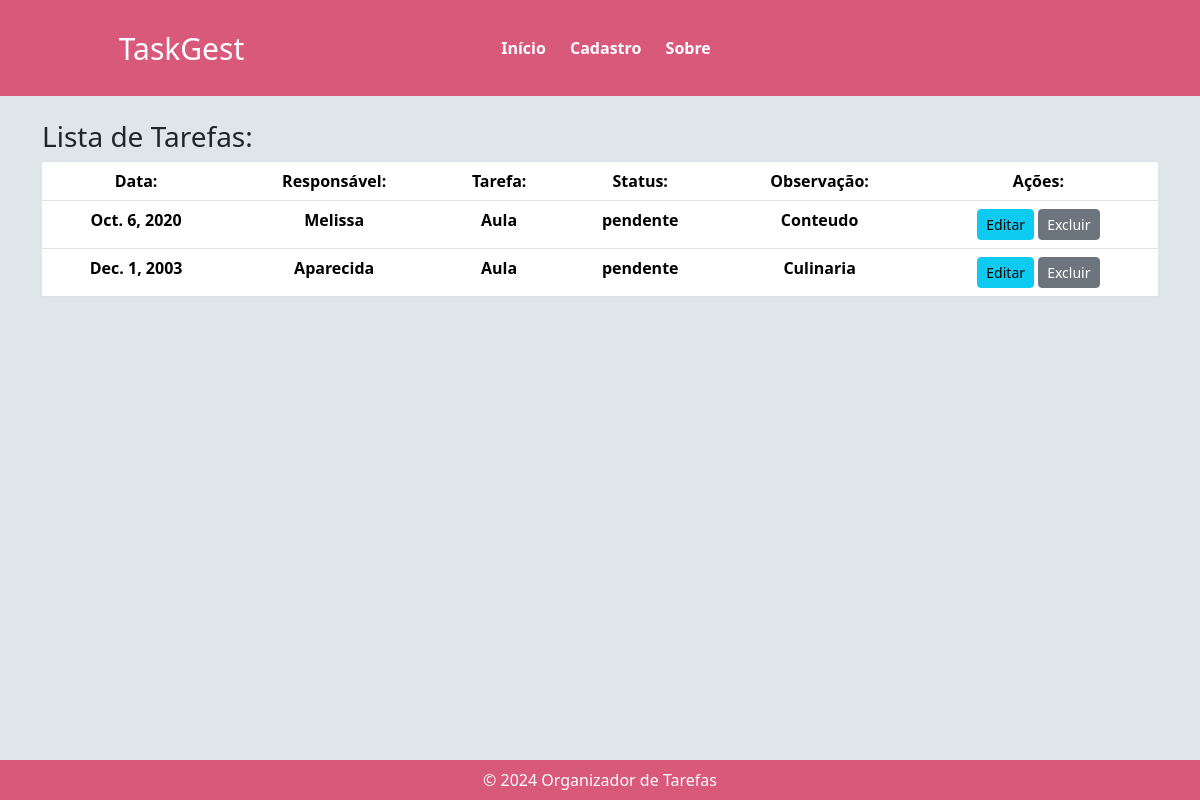
Page /tarefas/ on the earlier database version.
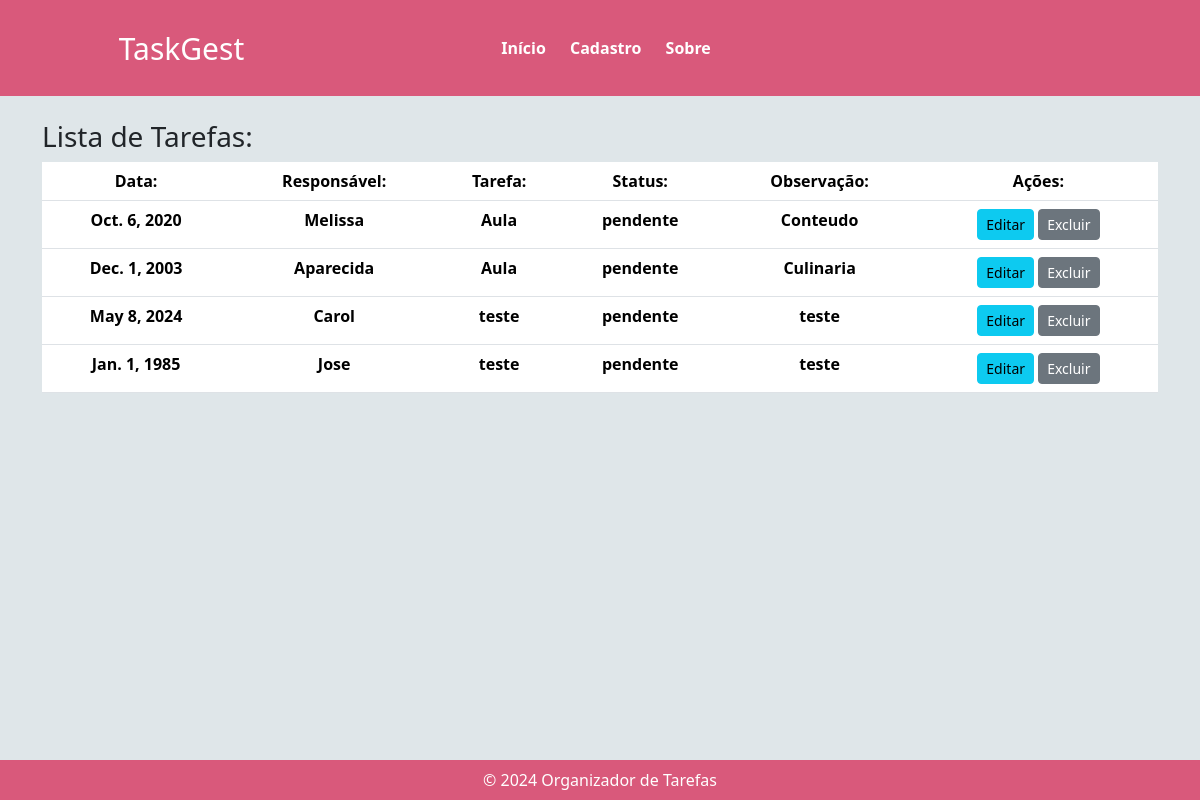
Same page on the later database version.
### cadastro/models.py (models this page shows)
class Tarefas(models.Model):
    STATUS_CHOICES = [
        ('pendente', 'Pendente'),
        ('em_progresso', 'Em Progresso'),
        ('concluida', 'Concluída'),
    ]
    tarefa = models.CharField(max_length=50, null=False, blank=False)
    observacao = models.CharField(max_length=240, null=False, blank=False)
    data = models.DateField()
    responsavel = models.CharField(max_length=50, null=False, blank=False)
    status = models.CharField(max_length=50, choices=STATUS_CHOICES, default='pendente', null=False, blank=False)

### cadastro/views.py (the view)
# urls.py: path('tarefas/', TarefasListView.as_view(), name='tarefas_list'),
class TarefasListView(ListView):
    model = Tarefas

### cadastro/templates/cadastro/tarefas_list.html
{% extends 'base.html' %}
{% block content %}
        <div class="container">
            <br>
        <h3> Lista de Tarefas:</h3>
            <table class="table text-center">
              <thead class="thead-light">
                <tr>
                    <th scope="col">Data:</th>
                    <th scope="col">Responsável:</th>
                    <th scope="col">Tarefa:</th>
                    <th scope="col">Status:</th>
                    <th scope="col">Observação:</th>
                    <th scope="col">Ações:</th>
              </thead>
              <tbody>
               {% for tarefa in tarefas_list %}
                    <tr>
                        <th>{{ tarefa.data }}</th>
                        <th>{{ tarefa.responsavel }}</th>
                        <th>{{ tarefa.tarefa }}</th>
                        <th>{{ tarefa.status }}</th>
                        <th>{{ tarefa.observacao}}</th>
                        <th>
                            <a href="{% url 'tarefas_edicao' tarefa.pk %}" class="btn btn-info btn-sm">Editar</a>
                             <a href="{% url 'tarefas_delete' tarefa.pk %}" class="btn btn-secondary btn-sm">Excluir</a>
                        </th>
                    </tr>
                    {% endfor %}
              </tbody>
            </table>
</div>
{% endblock %}

### cadastro/templates/base.html (shortened to what this page needs)
{% load static %}
{% load bootstrap5 %}
{% bootstrap_css %}
<!DOCTYPE html>
<html lang="en">
<head>
    <link rel="stylesheet" href="{% static 'cadastro/css/styles.css' %}">
</head>
<body>
    {% include 'componentes/header.html'%}
    <main>
        {% block content %}{% endblock %}
    </main>
    {% include 'componentes/footer.html'%}
</body>
</html>

### cadastro/templates/componentes/header.html (shortened to what this page needs)
<header>
    <nav class="navbar menu">
        <div class="container">
            <div class="col-3">
                <a class="navbar-brand meu_titulo display-8" href="{% url 'tarefas_list' %}">TaskGest</a>
            </div>
            <div class="col-5 d-flex justify-content-sm-center mt-3">
                <ul>
                    <li><a href="{% url 'tarefas_list' %}">Início</a></li>
                    <li><a href="{% url 'tarefas_form' %}">Cadastro</a></li>
                    <li><a href="{% url 'sobre' %}">Sobre</a></li>
                </ul>
            </div>
        </div>
    </nav>
</header>

### cadastro/templates/componentes/footer.html
 <footer class="fixed-bottom">
       <nav class="navbar fixed-bottom navbar-light justify-content-sm-center" style="background-color: #D9597B; color: #ffffff;">
          <a>&copy; 2024 Organizador de Tarefas</a>
        </nav>
 </footer>

### cadastro/static/cadastro/css/styles.css (style rules this page uses)
* { margin: 0; padding: 0; border: 0; }
.menu { margin: 0; padding: 0; background-color: #D9597B; text-align: center; padding: 20px; }
.menu li { display: inline; margin-right: 20px; }
.menu li a { text-decoration: none; color: #fff; font-weight: bold; }
.meu_titulo { margin: 0; padding: 5px; color: #fff; text-align: center; font-size: 30px; }
body { background-color: #dfe6e9 !important; }
nav { background-color: #D9597B; }
.fixed-bottom { background-color: #D9597B; }

Differences in the rows shown:
added Tarefas: data "May 8, 2024", responsavel "Carol", tarefa "teste", status "pendente", observacao "teste"
added Tarefas: data "Jan. 1, 1985", responsavel "Jose", tarefa "teste", status "pendente", observacao "teste"
